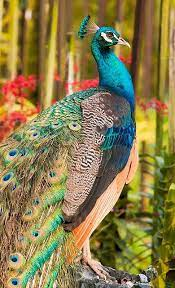
#> input picture opencv/pics/bird.jpg, 175 x 288 px
$ python basic.py
#> lines starting #> are read from the running program, lines starting #| are printed output that depends on the picture; after the words box and inside, x2 and y2 are one past the last pixel; in counts of white or black regions, pixels touching at a corner belong together
import cv2

img = cv2.imread('pics/bird.jpg')
#> img is the input picture: shape (288, 175, 3); mean B, G, R 76.5, 125.2, 138.8
#cv2.imshow('Bird',img)

#Converting to greyscale
gray = cv2.cvtColor(img,cv2.COLOR_BGR2GRAY)
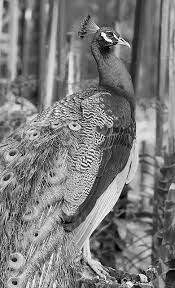
#> gray: shape (288, 175); min 0, max 254, mean 123.7
#cv2.imshow('Bird',gray)

#Blur
blur = cv2.GaussianBlur(img,(7,7),cv2.BORDER_DEFAULT)
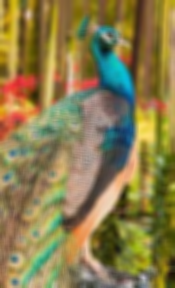
#> blur: shape (288, 175, 3); mean B, G, R 76.5, 125.2, 138.8
cv2.imshow('Blur',blur)

#Edge Cascade
edge = cv2.Canny(blur,125,175)
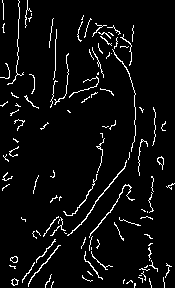
#> edge: shape (288, 175); 5.2% white in thin lines or dots
cv2.imshow('Canny',edge)

#Dialation
dialated = cv2.dilate(edge,(5,5),iterations = 1)
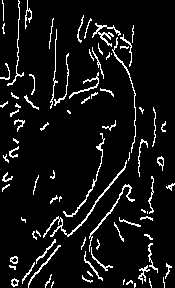
#> dialated: shape (288, 175); 7.6% white in thin lines or dots
cv2.imshow('Dialated',dialated)

#eroded
eroded = cv2.erode(dialated,(5,5),iterations = 1)
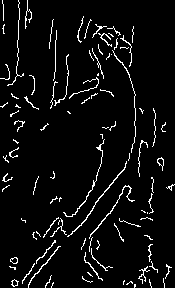
#> eroded: shape (288, 175); 5.3% white in thin lines or dots
cv2.imshow('Eroded',eroded)

#resize
resized = cv2.resize(img, (500,500))
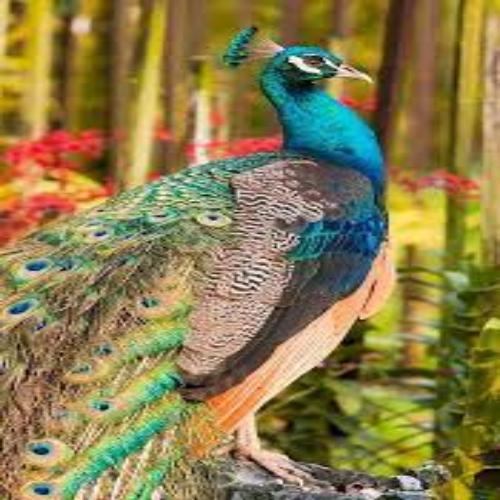
#> resized: shape (500, 500, 3); mean B, G, R 76.4, 125.1, 138.7
cv2.imshow('Resize',resized)

#croping
crop = resized[50:200 , 200:400]
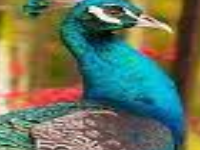
#> crop: shape (150, 200, 3); mean B, G, R 93.1, 114.7, 101.9
cv2.imshow('Crop',crop)


cv2.waitKey(0)

$ run again, with opencv/pics/flower.jpg copied over opencv/pics/bird.jpg
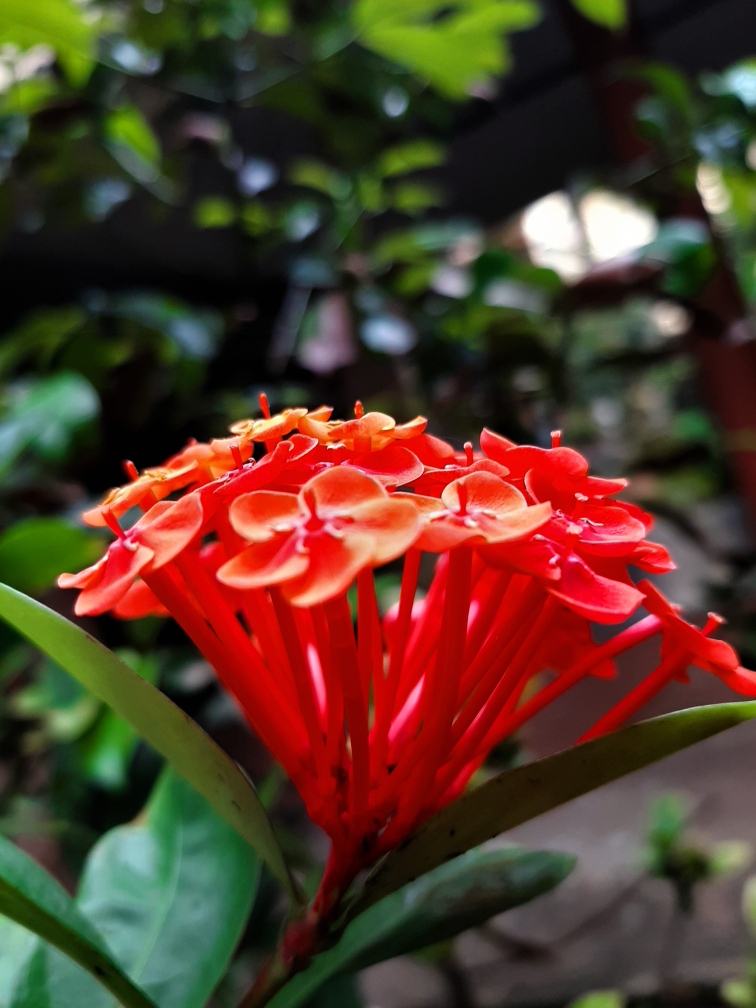
#> input picture opencv/pics/flower.jpg, 3024 x 4032 px (shown at 1/4 size)
#> img is the input picture: shape (4032, 3024, 3); mean B, G, R 41.2, 58, 84.9
#> `edge = cv2.Canny(blur,125,175)`:
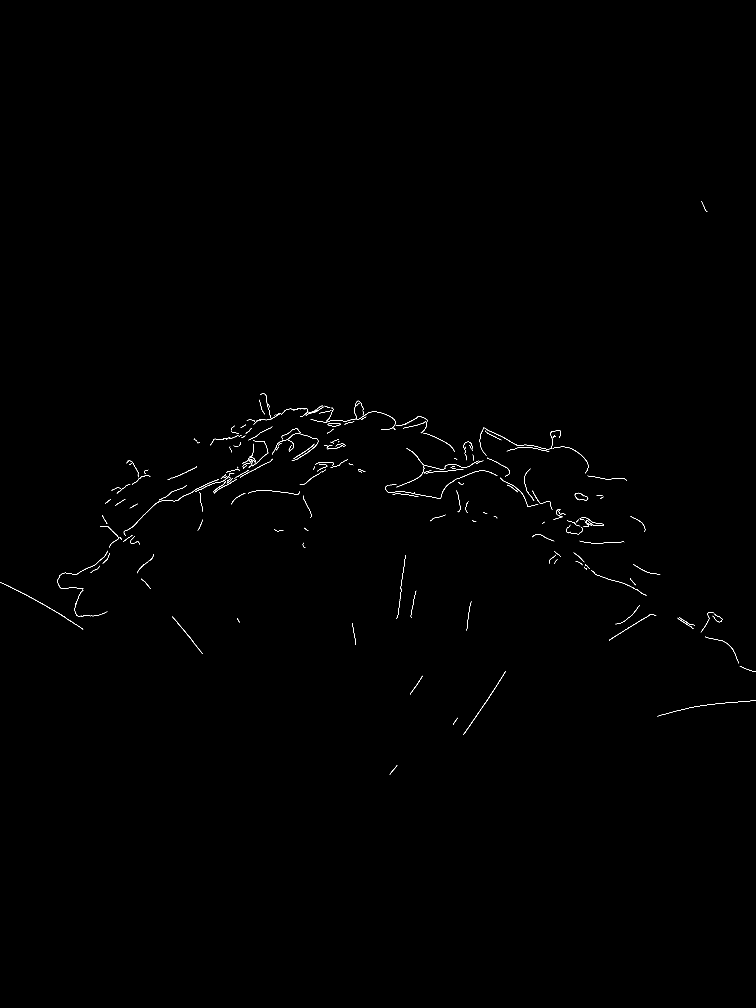
#> edge: shape (4032, 3024) (shown at 1/4 size); 0.16% white in thin lines or dots, all inside (x1, y1, x2, y2) = (0, 804, 3024, 3099)
#> dialated: shape (4032, 3024); 0.27% white in thin lines or dots, all inside (x1, y1, x2, y2) = (0, 804, 3024, 3100)
#> eroded: shape (4032, 3024); 0.16% white in thin lines or dots, all inside (x1, y1, x2, y2) = (0, 805, 3024, 3100)
#> `crop = resized[50:200 , 200:400]`:
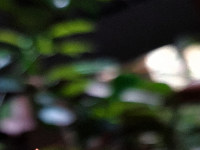
#> crop: shape (150, 200, 3); mean B, G, R 47, 59, 53
